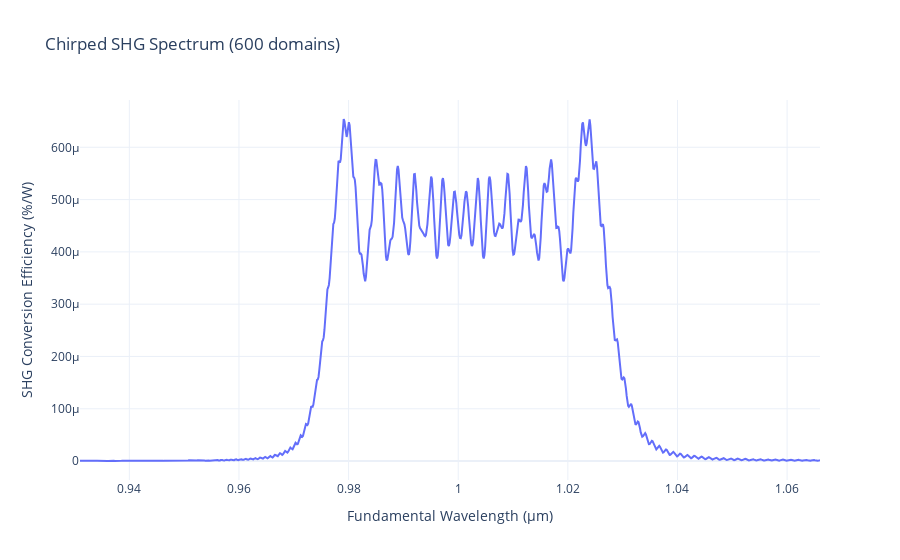
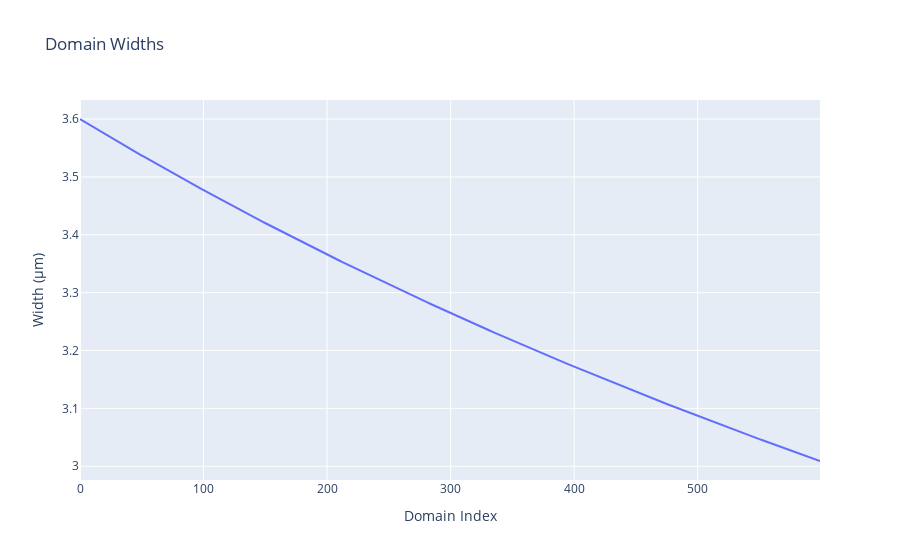

The notebook cell these images were saved under, in order:
### Code cell
# --- Plotting Results ---
print("3. Plotting results...")
fig = go.Figure()
fig.add_trace(
    go.Scatter(
        x=wls,
        y=effs,
        name="SHG Conversion Efficiency",
    ),
)
fig.update_layout(
    title_text=f"Chirped SHG Spectrum ({num_domains} domains)",
    xaxis_title="Fundamental Wavelength (μm)",
    yaxis_title="SHG Conversion Efficiency (%/W)",
    template="plotly_white",
)
fig.show()

plot_domain_widths(widths)

### Figure 1 — Plotly figure (JSON) as saved in the notebook; plotly's stock layout.template omitted (floating-point values rounded to 4 significant figures; data arrays with more than 128 entries replaced by an {"elided": "..."} marker saying what was removed)
{"data": [{"name": "SHG Conversion Efficiency", "type": "scatter", "x": {"elided": "1000 float values"}, "y": {"elided": "1000 float values"}}], "layout": {"title": {"text": "Chirped SHG Spectrum (600 domains)"}, "xaxis": {"title": {"text": "Fundamental Wavelength (μm)"}}, "yaxis": {"title": {"text": "SHG Conversion Efficiency (%/W)"}}}}

### Figure 2 — Plotly figure (JSON) as saved in the notebook; plotly's stock layout.template omitted (floating-point values rounded to 4 significant figures; data arrays with more than 128 entries replaced by an {"elided": "..."} marker saying what was removed)
{"data": [{"type": "scatter", "y": {"elided": "600 float values"}}], "layout": {"title": {"text": "Domain Widths"}, "xaxis": {"title": {"text": "Domain Index"}}, "yaxis": {"title": {"text": "Width (μm)"}}}}
